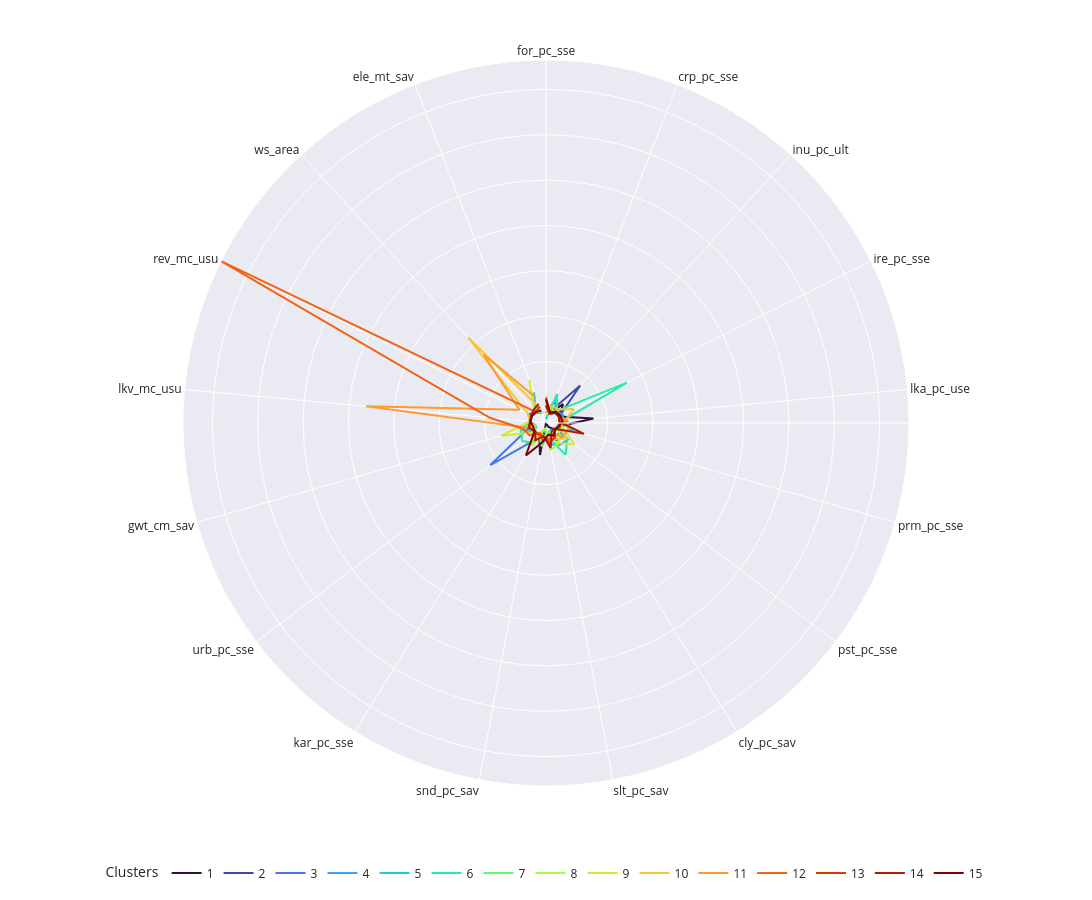

The cell this chart's notebook holds for it:
### Code cell
polar = pd.melt(cluster_stats, id_vars=["Cluster"])
# polar["variable"] = [russian_names[i] for i in polar["variable"]]

cmap_name: str = "turbo"
cmap = plt.get_cmap(cmap_name, number_of_clusters)
color_list = [mcolors.rgb2hex(cmap(i)) for i in range(cmap.N)]

fig_polar = px.line_polar(
    polar,
    r="value",
    theta="variable",
    color="Cluster",
    color_discrete_sequence=color_list,
    template="seaborn",
    height=900,
    width=1500,
)
fig_polar.update_layout(
    polar={
        "radialaxis": {"showticklabels": False, "ticks": ""},
        "angularaxis": {"showticklabels": True, "tickangle": 0},
    },
    legend_title_text="Clusters",
    # legend_title_text=None,
    legend={
        "orientation": "h",
        "yanchor": "top",
        "y": -0.1,
        "xanchor": "center",
        "x": 0.5,
        "bgcolor": None,
        "bordercolor": "Black",
        "borderwidth": 0,
    },
)
# fig_polar.write_image("./images/cluster_importance_tft.png")
plt.tight_layout()
fig_polar

### Figure 1 — Plotly figure (JSON) as saved in the notebook; plotly's stock layout.template omitted (floating-point values rounded to 4 significant figures)
{"data": [{"hovertemplate": "Cluster=1<br>value=%{r}<br>variable=%{theta}<extra></extra>", "legendgroup": "1", "line": {"color": "#30123b", "dash": "solid"}, "marker": {"symbol": "circle"}, "mode": "lines", "name": "1", "r": [0.1478, -0.5777, 1.014, -0.1908, 3.461, -0.3758, -0.6165, -1.269, -1.794, 1.797, -0.3755, -0.1244, -0.1574, -0.03994, -0.03756, -0.172, -0.5973], "showlegend": true, "subplot": "polar", "theta": ["for_pc_sse", "crp_pc_sse", "inu_pc_ult", "ire_pc_sse", "lka_pc_use", "prm_pc_sse", "pst_pc_sse", "cly_pc_sav", "slt_pc_sav", "snd_pc_sav", "kar_pc_sse", "urb_pc_sse", "gwt_cm_sav", "lkv_mc_usu", "rev_mc_usu", "ws_area", "ele_mt_sav"], "type": "scatterpolar"}, {"hovertemplate": "Cluster=2<br>value=%{r}<br>variable=%{theta}<extra></extra>", "legendgroup": "2", "line": {"color": "#4146ac", "dash": "solid"}, "marker": {"symbol": "circle"}, "mode": "lines", "name": "2", "r": [-0.05583, -0.3901, 3.803, -0.1373, 0.4496, -0.3103, 0.1012, -0.0462, -0.5374, 0.3653, -0.2688, -0.1832, -0.6447, -0.06388, -0.04492, -0.1172, -0.6497], "showlegend": true, "subplot": "polar", "theta": ["for_pc_sse", "crp_pc_sse", "inu_pc_ult", "ire_pc_sse", "lka_pc_use", "prm_pc_sse", "pst_pc_sse", "cly_pc_sav", "slt_pc_sav", "snd_pc_sav", "kar_pc_sse", "urb_pc_sse", "gwt_cm_sav", "lkv_mc_usu", "rev_mc_usu", "ws_area", "ele_mt_sav"], "type": "scatterpolar"}, {"hovertemplate": "Cluster=3<br>value=%{r}<br>variable=%{theta}<extra></extra>", "legendgroup": "3", "line": {"color": "#4776ee", "dash": "solid"}, "marker": {"symbol": "circle"}, "mode": "lines", "name": "3", "r": [-0.7358, 0.7522, 0.08717, 0.2746, 0.1302, -0.5253, 0.5984, 0.5053, -0.1247, -0.1831, 0.3344, 5.899, 0.1431, -0.006269, 0.3577, -0.1761, -0.2586], "showlegend": true, "subplot": "polar", "theta": ["for_pc_sse", "crp_pc_sse", "inu_pc_ult", "ire_pc_sse", "lka_pc_use", "prm_pc_sse", "pst_pc_sse", "cly_pc_sav", "slt_pc_sav", "snd_pc_sav", "kar_pc_sse", "urb_pc_sse", "gwt_cm_sav", "lkv_mc_usu", "rev_mc_usu", "ws_area", "ele_mt_sav"], "type": "scatterpolar"}, {"hovertemplate": "Cluster=4<br>value=%{r}<br>variable=%{theta}<extra></extra>", "legendgroup": "4", "line": {"color": "#3aa3fc", "dash": "solid"}, "marker": {"symbol": "circle"}, "mode": "lines", "name": "4", "r": [-1.403, 1.632, -0.2613, 0.146, -0.1458, -0.5183, 1.238, 1.066, 0.5964, -0.9357, -0.4195, 0.1615, -0.06011, -0.06521, -0.03183, -0.04713, -0.4322], "showlegend": true, "subplot": "polar", "theta": ["for_pc_sse", "crp_pc_sse", "inu_pc_ult", "ire_pc_sse", "lka_pc_use", "prm_pc_sse", "pst_pc_sse", "cly_pc_sav", "slt_pc_sav", "snd_pc_sav", "kar_pc_sse", "urb_pc_sse", "gwt_cm_sav", "lkv_mc_usu", "rev_mc_usu", "ws_area", "ele_mt_sav"], "type": "scatterpolar"}, {"hovertemplate": "Cluster=5<br>value=%{r}<br>variable=%{theta}<extra></extra>", "legendgroup": "5", "line": {"color": "#1bd0d5", "dash": "solid"}, "marker": {"symbol": "circle"}, "mode": "lines", "name": "5", "r": [0.2585, -0.6465, -0.3336, -0.213, -0.2416, 1.388, -0.5402, -0.8885, -0.5181, 0.7979, -0.2695, -0.2196, 1.079, -0.05098, -0.04954, -0.08127, 1.824], "showlegend": true, "subplot": "polar", "theta": ["for_pc_sse", "crp_pc_sse", "inu_pc_ult", "ire_pc_sse", "lka_pc_use", "prm_pc_sse", "pst_pc_sse", "cly_pc_sav", "slt_pc_sav", "snd_pc_sav", "kar_pc_sse", "urb_pc_sse", "gwt_cm_sav", "lkv_mc_usu", "rev_mc_usu", "ws_area", "ele_mt_sav"], "type": "scatterpolar"}, {"hovertemplate": "Cluster=6<br>value=%{r}<br>variable=%{theta}<extra></extra>", "legendgroup": "6", "line": {"color": "#25eca7", "dash": "solid"}, "marker": {"symbol": "circle"}, "mode": "lines", "name": "6", "r": [-1.304, 1.57, 0.02449, 8.131, -0.1334, -0.4879, 1.143, 2.325, -0.07949, -1.159, 0.8138, 1.5, 1.104, -0.06721, -0.03687, -0.1527, 0.1039], "showlegend": true, "subplot": "polar", "theta": ["for_pc_sse", "crp_pc_sse", "inu_pc_ult", "ire_pc_sse", "lka_pc_use", "prm_pc_sse", "pst_pc_sse", "cly_pc_sav", "slt_pc_sav", "snd_pc_sav", "kar_pc_sse", "urb_pc_sse", "gwt_cm_sav", "lkv_mc_usu", "rev_mc_usu", "ws_area", "ele_mt_sav"], "type": "scatterpolar"}, {"hovertemplate": "Cluster=7<br>value=%{r}<br>variable=%{theta}<extra></extra>", "legendgroup": "7", "line": {"color": "#61fc6c", "dash": "solid"}, "marker": {"symbol": "circle"}, "mode": "lines", "name": "7", "r": [0.5406, -0.3892, -0.1746, -0.1531, -0.1699, -0.4082, -0.4242, -0.6737, -0.7371, 0.8221, -0.4408, -0.2014, -0.6528, -0.06502, -0.0442, -0.1143, -0.6304], "showlegend": true, "subplot": "polar", "theta": ["for_pc_sse", "crp_pc_sse", "inu_pc_ult", "ire_pc_sse", "lka_pc_use", "prm_pc_sse", "pst_pc_sse", "cly_pc_sav", "slt_pc_sav", "snd_pc_sav", "kar_pc_sse", "urb_pc_sse", "gwt_cm_sav", "lkv_mc_usu", "rev_mc_usu", "ws_area", "ele_mt_sav"], "type": "scatterpolar"}, {"hovertemplate": "Cluster=8<br>value=%{r}<br>variable=%{theta}<extra></extra>", "legendgroup": "8", "line": {"color": "#a4fc3c", "dash": "solid"}, "marker": {"symbol": "circle"}, "mode": "lines", "name": "8", "r": [0.3204, -0.04391, -0.2721, -0.1266, -0.2642, -0.3894, 0.05829, 0.8623, 1.2, -1.206, 1.171, -0.1172, -0.1245, -0.05972, -0.04704, -0.143, 0.04978], "showlegend": true, "subplot": "polar", "theta": ["for_pc_sse", "crp_pc_sse", "inu_pc_ult", "ire_pc_sse", "lka_pc_use", "prm_pc_sse", "pst_pc_sse", "cly_pc_sav", "slt_pc_sav", "snd_pc_sav", "kar_pc_sse", "urb_pc_sse", "gwt_cm_sav", "lkv_mc_usu", "rev_mc_usu", "ws_area", "ele_mt_sav"], "type": "scatterpolar"}, {"hovertemplate": "Cluster=9<br>value=%{r}<br>variable=%{theta}<extra></extra>", "legendgroup": "9", "line": {"color": "#d2e935", "dash": "solid"}, "marker": {"symbol": "circle"}, "mode": "lines", "name": "9", "r": [-0.8218, -0.4469, -0.03379, -0.1579, -0.3021, 0.1899, 2.109, 0.8191, -0.08577, -0.3714, 0.2984, -0.1047, 3.36, -2.624e-05, -0.04963, 0.1378, 3.297], "showlegend": true, "subplot": "polar", "theta": ["for_pc_sse", "crp_pc_sse", "inu_pc_ult", "ire_pc_sse", "lka_pc_use", "prm_pc_sse", "pst_pc_sse", "cly_pc_sav", "slt_pc_sav", "snd_pc_sav", "kar_pc_sse", "urb_pc_sse", "gwt_cm_sav", "lkv_mc_usu", "rev_mc_usu", "ws_area", "ele_mt_sav"], "type": "scatterpolar"}, {"hovertemplate": "Cluster=10<br>value=%{r}<br>variable=%{theta}<extra></extra>", "legendgroup": "10", "line": {"color": "#f4c73a", "dash": "solid"}, "marker": {"symbol": "circle"}, "mode": "lines", "name": "10", "r": [-0.6007, 0.1329, 0.2134, 1.643, 0.2455, -0.2028, 1.086, 0.2133, 0.3678, -0.4031, -0.3471, 0.07039, -0.4943, 0.01879, 0.4057, 10.93, -0.1119], "showlegend": true, "subplot": "polar", "theta": ["for_pc_sse", "crp_pc_sse", "inu_pc_ult", "ire_pc_sse", "lka_pc_use", "prm_pc_sse", "pst_pc_sse", "cly_pc_sav", "slt_pc_sav", "snd_pc_sav", "kar_pc_sse", "urb_pc_sse", "gwt_cm_sav", "lkv_mc_usu", "rev_mc_usu", "ws_area", "ele_mt_sav"], "type": "scatterpolar"}, {"hovertemplate": "Cluster=11<br>value=%{r}<br>variable=%{theta}<extra></extra>", "legendgroup": "11", "line": {"color": "#fe9b2d", "dash": "solid"}, "marker": {"symbol": "circle"}, "mode": "lines", "name": "11", "r": [0.0427, -0.5236, -0.1571, -0.1693, 0.6186, 0.7509, 0.5942, -0.3077, 0.00742, -0.04722, -0.1468, -0.2352, 0.1699, 18.13, 1.482, 8.415, 1.202], "showlegend": true, "subplot": "polar", "theta": ["for_pc_sse", "crp_pc_sse", "inu_pc_ult", "ire_pc_sse", "lka_pc_use", "prm_pc_sse", "pst_pc_sse", "cly_pc_sav", "slt_pc_sav", "snd_pc_sav", "kar_pc_sse", "urb_pc_sse", "gwt_cm_sav", "lkv_mc_usu", "rev_mc_usu", "ws_area", "ele_mt_sav"], "type": "scatterpolar"}, {"hovertemplate": "Cluster=12<br>value=%{r}<br>variable=%{theta}<extra></extra>", "legendgroup": "12", "line": {"color": "#f36315", "dash": "solid"}, "marker": {"symbol": "circle"}, "mode": "lines", "name": "12", "r": [1.072, -0.7077, -0.2641, -0.2153, 0.1455, -0.2787, -0.6767, 0.1428, 0.05638, -0.1082, -0.5254, 0.4912, 0.7006, 4.413, 38.25, -0.182, 0.2198], "showlegend": true, "subplot": "polar", "theta": ["for_pc_sse", "crp_pc_sse", "inu_pc_ult", "ire_pc_sse", "lka_pc_use", "prm_pc_sse", "pst_pc_sse", "cly_pc_sav", "slt_pc_sav", "snd_pc_sav", "kar_pc_sse", "urb_pc_sse", "gwt_cm_sav", "lkv_mc_usu", "rev_mc_usu", "ws_area", "ele_mt_sav"], "type": "scatterpolar"}, {"hovertemplate": "Cluster=13<br>value=%{r}<br>variable=%{theta}<extra></extra>", "legendgroup": "13", "line": {"color": "#da3907", "dash": "solid"}, "marker": {"symbol": "circle"}, "mode": "lines", "name": "13", "r": [0.7442, -0.5627, -0.2694, -0.1925, -0.3234, -0.1889, -0.5528, 0.07421, 0.4285, -0.3101, -0.3037, -0.1945, 0.07014, -0.0484, -0.0355, -0.1001, 0.118], "showlegend": true, "subplot": "polar", "theta": ["for_pc_sse", "crp_pc_sse", "inu_pc_ult", "ire_pc_sse", "lka_pc_use", "prm_pc_sse", "pst_pc_sse", "cly_pc_sav", "slt_pc_sav", "snd_pc_sav", "kar_pc_sse", "urb_pc_sse", "gwt_cm_sav", "lkv_mc_usu", "rev_mc_usu", "ws_area", "ele_mt_sav"], "type": "scatterpolar"}, {"hovertemplate": "Cluster=14<br>value=%{r}<br>variable=%{theta}<extra></extra>", "legendgroup": "14", "line": {"color": "#b21a01", "dash": "solid"}, "marker": {"symbol": "circle"}, "mode": "lines", "name": "14", "r": [0.1178, -0.7084, -0.2609, -0.2153, -0.2957, 2.566, -0.7639, -0.6257, 0.9979, -0.307, 0.4303, -0.3277, 0.2258, -0.04203, 0.0329, 0.2066, 0.4588], "showlegend": true, "subplot": "polar", "theta": ["for_pc_sse", "crp_pc_sse", "inu_pc_ult", "ire_pc_sse", "lka_pc_use", "prm_pc_sse", "pst_pc_sse", "cly_pc_sav", "slt_pc_sav", "snd_pc_sav", "kar_pc_sse", "urb_pc_sse", "gwt_cm_sav", "lkv_mc_usu", "rev_mc_usu", "ws_area", "ele_mt_sav"], "type": "scatterpolar"}, {"hovertemplate": "Cluster=15<br>value=%{r}<br>variable=%{theta}<extra></extra>", "legendgroup": "15", "line": {"color": "#7a0403", "dash": "solid"}, "marker": {"symbol": "circle"}, "mode": "lines", "name": "15", "r": [0.836, -0.5315, -0.1354, -0.004762, 0.02413, -0.3842, -0.5422, -0.1872, -0.4588, 0.3821, 2.412, -0.2094, -0.3334, -0.06723, -0.04963, -0.1543, -0.3194], "showlegend": true, "subplot": "polar", "theta": ["for_pc_sse", "crp_pc_sse", "inu_pc_ult", "ire_pc_sse", "lka_pc_use", "prm_pc_sse", "pst_pc_sse", "cly_pc_sav", "slt_pc_sav", "snd_pc_sav", "kar_pc_sse", "urb_pc_sse", "gwt_cm_sav", "lkv_mc_usu", "rev_mc_usu", "ws_area", "ele_mt_sav"], "type": "scatterpolar"}], "layout": {"height": 900, "legend": {"bordercolor": "Black", "borderwidth": 0, "orientation": "h", "title": {"text": "Clusters"}, "tracegroupgap": 0, "x": 0.5, "xanchor": "center", "y": -0.1, "yanchor": "top"}, "margin": {"t": 60}, "polar": {"angularaxis": {"direction": "clockwise", "rotation": 90, "showticklabels": true, "tickangle": 0}, "domain": {"x": [0, 1], "y": [0, 1]}, "radialaxis": {"showticklabels": false, "ticks": ""}}, "width": 1500}}
